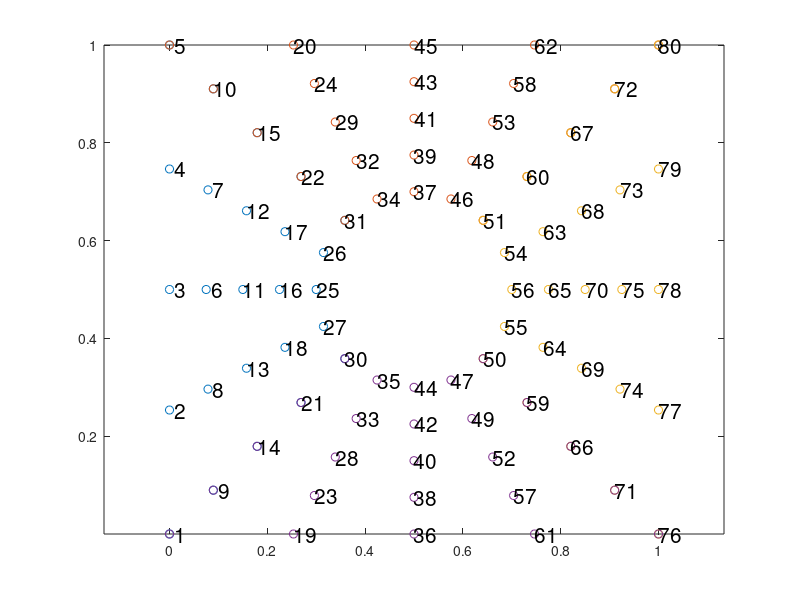

This figure's MATLAB source: (Note: this script raises an error after producing the figure.)
clear
close all
clc

tic

%% ------------------------------------------------------------------------
% ------------------- Input Parameters ------------------------------------
% -------------------------------------------------------------------------

load SquarePanel_wCenterHole
elements = conn; 
clear conn

% Plotting the geometry using the nodes coordinates
figure(100)
locA = (1:1:max(max(elements)))';
for i=1:size(elements,1)
    plot(nodes(elements(i,:),1), nodes(elements(i,:),2), 'o')
    hold on
end
text(nodes(:,1),nodes(:,2),num2str(locA),'FontSize',15)
hold off
axis equal

% Material properties (Aluminum)
rho_plate = 2700;
E_plate = 69e9;
pois_plate = 0.33;

% Dimensions, h_plate is thickness of the plate. 
h_plate = 0.005;                  % thickness of the host structure (m)


% Boundary conditions
% Rows 1-2 : define the edge points (i.e. the corner nodes in Rhino data)
% Rows 3-7 : define the DOFs
%   - Row 3: to constrain u DOF
%   - Row 4: to constrain v DOF
%   - Row 5: to constrain w DOF
%   - Row 6: to constrain phi_x DOF
%   - Row 7: to constrain phi_y DOF

% Unconstrained Panel:
% BC_edgeinfo = [ ];  

% Fully-clamped Panel:
% BC_edgeinfo = [ 1 76 1 1 1 1 1; 
%                 1 5 1 1 1 1 1; 
%                 5 80 1 1 1 1 1; 
%                 76 80 1 1 1 1 1];

% Simply-supported Panel:
BC_edgeinfo = [ 1 76 1 1 1 0 1; 
                1 5 1 1 1 1 0; 
                5 80 1 1 1 0 1; 
                76 80 1 1 1 1 0];

%% ------------------------------------------------------------------------
% ------------------- Element Sampling ------------------------------------
% -------------------------------------------------------------------------
                            
[indAR, elementpoints, polynums] = element_sampling(elements, nodes, BC_edgeinfo);
% 1) indAR = [indA indR indB indC indD]
%       - indA: DOF information (elements shows the corresponding dofs (i.e., 1-6) 
%       considering the number of sampling of points
%       - indR: shared/unshared sampling points
%       value is 1 if the sampling point is shared by different elements
%       - indB: DOFs (1:N) repeated 6 times
%       - indC: indices for DOFS to be fixed
%       - indD: tangent information for the DOFs to be simply supported 
% 2) elementpoints: index positions of the element (sampling) points
% 3) polynums = [ polynum_xi, polynum_eta]: 
%       polynom numbers for each element along x and y directions

%% ------------------------------------------------------------------------
% -------------- Assembly -------------------------------------------------
% -------------------------------------------------------------------------

% Initializing the system matrices as sparse matrices 
Ka = sparse(size(indAR,1),size(indAR,1));
Ma = sparse(size(indAR,1),size(indAR,1));

% Initializing positions (x, y, z coordinates) for all sampling points in
% the assembly
posn = zeros(size(indAR,1),3);

for di1 = 1:size(elements,1)
    
    % locs: location array (25,2)
    % xlocalnow, ylocalnow: unit vector in local x- and y-directions
    % indelm: indices of sampling points in the assembly matrices
    % Tnow2: transformation matrix
    [locs, xlocalnow, ylocalnow, indelm, Tnow2] = ...
        element_prepare(elements(di1,:),nodes, elementpoints(di1,:), indAR);
    
    % Kelm, Melm: system matrices in local domain
    % xelm, yelm: x and y location in matrix form
    [xelm,yelm,Kelm,Melm] = ...
        Mass_and_Stiffness_Element2(rho_plate,E_plate,pois_plate,2,2,...
        h_plate, polynums(di1,:),locs);
    
    % Distance between the local-global system (needs to be determined ????)
    xyz0now = [0 0 0];
    posnelm = [xelm(:) yelm(:) zeros(length(xelm(:)),1)];
    zlocalnow = cross(xlocalnow,ylocalnow);    
    Tnow = [xlocalnow; ylocalnow; zlocalnow];
    
    % Applying transformation to the coordinates in the local coordinates
    posnnow = ( Tnow \ posnelm')';
    % Adding the distance between the local and global coordinate systems
    posnnow(:,1) = posnnow(:,1)+xyz0now(1);
    posnnow(:,2) = posnnow(:,2)+xyz0now(2);
    posnnow(:,3) = posnnow(:,3)+xyz0now(3);
    % Rounding the coordinates to 12 digits right of the decimal point 
    % (since there may be small numerical differences in the calculated coordinates)
    posnnow = round(posnnow,12);

    % Extending the position vector to all 6-DOFs
    posn(indelm,:) = repmat(posnnow,6,1);

    % Plotting the sampling point on the element in the global coordinate system
    figure(101)
    plot(posnelm(:,1),posnelm(:,2), 'ro')
    hold on 
    locB = (1:1:size(posnelm,1))';
    % hold off
    text(posnelm(:,1),posnelm(:,2), num2str(locB),'FontSize',10)
    axis equal
    
    % Assembly of the system matrices
    Kelmnow = [Kelm     zeros(size(Kelm,1),size(Kelm,1)/5);
               zeros(size(Kelm,1)/5,size(Kelm,1)*6/5)];
    Ka(indelm,indelm) = Ka(indelm,indelm) + Tnow2 \ Kelmnow * Tnow2;
    
    Melmnow = [Melm zeros(size(Kelm,1),size(Kelm,1)/5);
        zeros(size(Kelm,1)/5,size(Kelm,1)*6/5)];
    Ma(indelm,indelm) = Ma(indelm,indelm) + Tnow2 \ Melmnow * Tnow2;
    
end

% Removal of unused indices. This is mainly due to lack of one dof (phi_z) 
indF = find(sum(abs(Ma))==0);
Ka(indF,:) = [];
Ka(:,indF) = [];
Ma(indF,:) = [];
Ma(:,indF) = [];
indAR(indF,:) = [];
posn(indF,:) = [];

% Applying boundary conditions: 
%    deleting the indices constructed in indC = indAR(:,4)
Ka(indAR(:,4)==1,:) = [];
Ka(:,indAR(:,4)==1) = [];
Ma(indAR(:,4)==1,:) = [];
Ma(:,indAR(:,4)==1) = [];
posn(indAR(:,4)==1,:) = [];
indAR(indAR(:,4)==1,:) = [];

disp(['Assembly: ' num2str(round(toc,1)) ' s'])

%% ------------------------------------------------------------------------
% -------------- Eigenvalue Solution --------------------------------------
% -------------------------------------------------------------------------

tic
sigma = 0.01; 
[eigVec,eigVal,flag] = eigs(Ka,Ma,20,sigma);
[wns,loc] = sort(real(sqrt(diag(eigVal)-sigma)));
eigVec = eigVec(:,loc);
disp((wns(1:20))/2/pi)
disp(['Solution time: ' num2str(round(toc,1)) ' s'])
